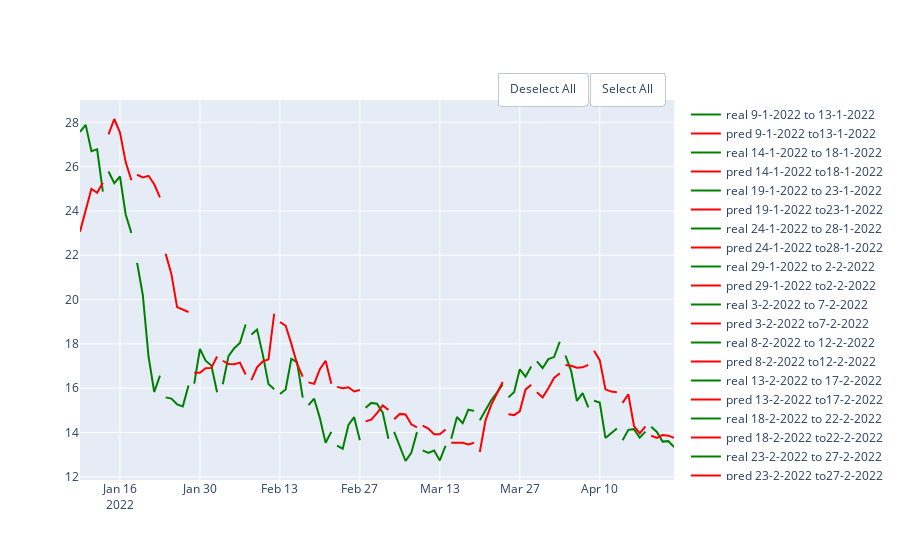

The code cell stored with this chart in its notebook:
### Code cell
rf_final = RandomForestRegressor(random_state=10,criterion='mse', max_depth=5, max_features='sqrt', n_estimators=10)
df = pd.DataFrame(columns = ['MAE', 'MSE','RMSE', 'R2'], index = ['final'])
show_results(df, df_link,'close',100,5, rf_final)

### Figure 1 — Plotly figure (JSON) as saved in the notebook; plotly's stock layout.template omitted (floating-point values rounded to 4 significant figures)
{"data": [{"line": {"color": "green"}, "mode": "lines", "name": "real 9-1-2022 to 13-1-2022", "type": "scatter", "x": ["2022-01-09T00:00:00", "2022-01-10T00:00:00", "2022-01-11T00:00:00", "2022-01-12T00:00:00", "2022-01-13T00:00:00"], "y": [27.57, 27.88, 26.69, 26.78, 24.87]}, {"line": {"color": "red"}, "mode": "lines", "name": "pred 9-1-2022 to13-1-2022", "type": "scatter", "x": ["2022-01-09T00:00:00", "2022-01-10T00:00:00", "2022-01-11T00:00:00", "2022-01-12T00:00:00", "2022-01-13T00:00:00"], "y": [23.06, 24.0, 25.0, 24.82, 25.27]}, {"line": {"color": "green"}, "mode": "lines", "name": "real 14-1-2022 to 18-1-2022", "type": "scatter", "x": ["2022-01-14T00:00:00", "2022-01-15T00:00:00", "2022-01-16T00:00:00", "2022-01-17T00:00:00", "2022-01-18T00:00:00"], "y": [25.78, 25.25, 25.55, 23.84, 23.0]}, {"line": {"color": "red"}, "mode": "lines", "name": "pred 14-1-2022 to18-1-2022", "type": "scatter", "x": ["2022-01-14T00:00:00", "2022-01-15T00:00:00", "2022-01-16T00:00:00", "2022-01-17T00:00:00", "2022-01-18T00:00:00"], "y": [27.45, 28.15, 27.53, 26.2, 25.39]}, {"line": {"color": "green"}, "mode": "lines", "name": "real 19-1-2022 to 23-1-2022", "type": "scatter", "x": ["2022-01-19T00:00:00", "2022-01-20T00:00:00", "2022-01-21T00:00:00", "2022-01-22T00:00:00", "2022-01-23T00:00:00"], "y": [21.65, 20.2, 17.43, 15.83, 16.57]}, {"line": {"color": "red"}, "mode": "lines", "name": "pred 19-1-2022 to23-1-2022", "type": "scatter", "x": ["2022-01-19T00:00:00", "2022-01-20T00:00:00", "2022-01-21T00:00:00", "2022-01-22T00:00:00", "2022-01-23T00:00:00"], "y": [25.63, 25.51, 25.59, 25.21, 24.61]}, {"line": {"color": "green"}, "mode": "lines", "name": "real 24-1-2022 to 28-1-2022", "type": "scatter", "x": ["2022-01-24T00:00:00", "2022-01-25T00:00:00", "2022-01-26T00:00:00", "2022-01-27T00:00:00", "2022-01-28T00:00:00"], "y": [15.58, 15.53, 15.27, 15.18, 16.12]}, {"line": {"color": "red"}, "mode": "lines", "name": "pred 24-1-2022 to28-1-2022", "type": "scatter", "x": ["2022-01-24T00:00:00", "2022-01-25T00:00:00", "2022-01-26T00:00:00", "2022-01-27T00:00:00", "2022-01-28T00:00:00"], "y": [22.07, 21.16, 19.66, 19.53, 19.44]}, {"line": {"color": "green"}, "mode": "lines", "name": "real 29-1-2022 to 2-2-2022", "type": "scatter", "x": ["2022-01-29T00:00:00", "2022-01-30T00:00:00", "2022-01-31T00:00:00", "2022-02-01T00:00:00", "2022-02-02T00:00:00"], "y": [16.21, 17.77, 17.24, 17.02, 15.82]}, {"line": {"color": "red"}, "mode": "lines", "name": "pred 29-1-2022 to2-2-2022", "type": "scatter", "x": ["2022-01-29T00:00:00", "2022-01-30T00:00:00", "2022-01-31T00:00:00", "2022-02-01T00:00:00", "2022-02-02T00:00:00"], "y": [16.69, 16.69, 16.9, 16.91, 17.43]}, {"line": {"color": "green"}, "mode": "lines", "name": "real 3-2-2022 to 7-2-2022", "type": "scatter", "x": ["2022-02-03T00:00:00", "2022-02-04T00:00:00", "2022-02-05T00:00:00", "2022-02-06T00:00:00", "2022-02-07T00:00:00"], "y": [16.18, 17.45, 17.8, 18.04, 18.88]}, {"line": {"color": "red"}, "mode": "lines", "name": "pred 3-2-2022 to7-2-2022", "type": "scatter", "x": ["2022-02-03T00:00:00", "2022-02-04T00:00:00", "2022-02-05T00:00:00", "2022-02-06T00:00:00", "2022-02-07T00:00:00"], "y": [17.24, 17.09, 17.08, 17.15, 16.62]}, {"line": {"color": "green"}, "mode": "lines", "name": "real 8-2-2022 to 12-2-2022", "type": "scatter", "x": ["2022-02-08T00:00:00", "2022-02-09T00:00:00", "2022-02-10T00:00:00", "2022-02-11T00:00:00", "2022-02-12T00:00:00"], "y": [18.43, 18.64, 17.53, 16.18, 15.95]}, {"line": {"color": "red"}, "mode": "lines", "name": "pred 8-2-2022 to12-2-2022", "type": "scatter", "x": ["2022-02-08T00:00:00", "2022-02-09T00:00:00", "2022-02-10T00:00:00", "2022-02-11T00:00:00", "2022-02-12T00:00:00"], "y": [16.36, 16.94, 17.21, 17.3, 19.36]}, {"line": {"color": "green"}, "mode": "lines", "name": "real 13-2-2022 to 17-2-2022", "type": "scatter", "x": ["2022-02-13T00:00:00", "2022-02-14T00:00:00", "2022-02-15T00:00:00", "2022-02-16T00:00:00", "2022-02-17T00:00:00"], "y": [15.74, 15.94, 17.32, 17.17, 15.57]}, {"line": {"color": "red"}, "mode": "lines", "name": "pred 13-2-2022 to17-2-2022", "type": "scatter", "x": ["2022-02-13T00:00:00", "2022-02-14T00:00:00", "2022-02-15T00:00:00", "2022-02-16T00:00:00", "2022-02-17T00:00:00"], "y": [18.99, 18.83, 18.01, 17.1, 16.52]}, {"line": {"color": "green"}, "mode": "lines", "name": "real 18-2-2022 to 22-2-2022", "type": "scatter", "x": ["2022-02-18T00:00:00", "2022-02-19T00:00:00", "2022-02-20T00:00:00", "2022-02-21T00:00:00", "2022-02-22T00:00:00"], "y": [15.23, 15.52, 14.65, 13.54, 14.03]}, {"line": {"color": "red"}, "mode": "lines", "name": "pred 18-2-2022 to22-2-2022", "type": "scatter", "x": ["2022-02-18T00:00:00", "2022-02-19T00:00:00", "2022-02-20T00:00:00", "2022-02-21T00:00:00", "2022-02-22T00:00:00"], "y": [16.26, 16.19, 16.86, 17.24, 16.2]}, {"line": {"color": "green"}, "mode": "lines", "name": "real 23-2-2022 to 27-2-2022", "type": "scatter", "x": ["2022-02-23T00:00:00", "2022-02-24T00:00:00", "2022-02-25T00:00:00", "2022-02-26T00:00:00", "2022-02-27T00:00:00"], "y": [13.41, 13.27, 14.34, 14.69, 13.65]}, {"line": {"color": "red"}, "mode": "lines", "name": "pred 23-2-2022 to27-2-2022", "type": "scatter", "x": ["2022-02-23T00:00:00", "2022-02-24T00:00:00", "2022-02-25T00:00:00", "2022-02-26T00:00:00", "2022-02-27T00:00:00"], "y": [16.06, 16.0, 16.04, 15.85, 15.91]}, {"line": {"color": "green"}, "mode": "lines", "name": "real 28-2-2022 to 4-3-2022", "type": "scatter", "x": ["2022-02-28T00:00:00", "2022-03-01T00:00:00", "2022-03-02T00:00:00", "2022-03-03T00:00:00", "2022-03-04T00:00:00"], "y": [15.12, 15.33, 15.29, 14.9, 13.71]}, {"line": {"color": "red"}, "mode": "lines", "name": "pred 28-2-2022 to4-3-2022", "type": "scatter", "x": ["2022-02-28T00:00:00", "2022-03-01T00:00:00", "2022-03-02T00:00:00", "2022-03-03T00:00:00", "2022-03-04T00:00:00"], "y": [14.5, 14.58, 14.87, 15.22, 15.02]}, {"line": {"color": "green"}, "mode": "lines", "name": "real 5-3-2022 to 9-3-2022", "type": "scatter", "x": ["2022-03-05T00:00:00", "2022-03-06T00:00:00", "2022-03-07T00:00:00", "2022-03-08T00:00:00", "2022-03-09T00:00:00"], "y": [14.02, 13.34, 12.71, 13.08, 14.02]}, {"line": {"color": "red"}, "mode": "lines", "name": "pred 5-3-2022 to9-3-2022", "type": "scatter", "x": ["2022-03-05T00:00:00", "2022-03-06T00:00:00", "2022-03-07T00:00:00", "2022-03-08T00:00:00", "2022-03-09T00:00:00"], "y": [14.6, 14.84, 14.81, 14.37, 14.23]}, {"line": {"color": "green"}, "mode": "lines", "name": "real 10-3-2022 to 14-3-2022", "type": "scatter", "x": ["2022-03-10T00:00:00", "2022-03-11T00:00:00", "2022-03-12T00:00:00", "2022-03-13T00:00:00", "2022-03-14T00:00:00"], "y": [13.2, 13.08, 13.19, 12.74, 13.4]}, {"line": {"color": "red"}, "mode": "lines", "name": "pred 10-3-2022 to14-3-2022", "type": "scatter", "x": ["2022-03-10T00:00:00", "2022-03-11T00:00:00", "2022-03-12T00:00:00", "2022-03-13T00:00:00", "2022-03-14T00:00:00"], "y": [14.31, 14.17, 13.92, 13.92, 14.14]}, {"line": {"color": "green"}, "mode": "lines", "name": "real 15-3-2022 to 19-3-2022", "type": "scatter", "x": ["2022-03-15T00:00:00", "2022-03-16T00:00:00", "2022-03-17T00:00:00", "2022-03-18T00:00:00", "2022-03-19T00:00:00"], "y": [13.71, 14.7, 14.42, 15.03, 14.98]}, {"line": {"color": "red"}, "mode": "lines", "name": "pred 15-3-2022 to19-3-2022", "type": "scatter", "x": ["2022-03-15T00:00:00", "2022-03-16T00:00:00", "2022-03-17T00:00:00", "2022-03-18T00:00:00", "2022-03-19T00:00:00"], "y": [13.53, 13.53, 13.53, 13.46, 13.53]}, {"line": {"color": "green"}, "mode": "lines", "name": "real 20-3-2022 to 24-3-2022", "type": "scatter", "x": ["2022-03-20T00:00:00", "2022-03-21T00:00:00", "2022-03-22T00:00:00", "2022-03-23T00:00:00", "2022-03-24T00:00:00"], "y": [14.55, 15.01, 15.45, 15.8, 16.17]}, {"line": {"color": "red"}, "mode": "lines", "name": "pred 20-3-2022 to24-3-2022", "type": "scatter", "x": ["2022-03-20T00:00:00", "2022-03-21T00:00:00", "2022-03-22T00:00:00", "2022-03-23T00:00:00", "2022-03-24T00:00:00"], "y": [13.12, 14.55, 15.25, 15.73, 16.28]}, {"line": {"color": "green"}, "mode": "lines", "name": "real 25-3-2022 to 29-3-2022", "type": "scatter", "x": ["2022-03-25T00:00:00", "2022-03-26T00:00:00", "2022-03-27T00:00:00", "2022-03-28T00:00:00", "2022-03-29T00:00:00"], "y": [15.58, 15.82, 16.85, 16.52, 16.97]}, {"line": {"color": "red"}, "mode": "lines", "name": "pred 25-3-2022 to29-3-2022", "type": "scatter", "x": ["2022-03-25T00:00:00", "2022-03-26T00:00:00", "2022-03-27T00:00:00", "2022-03-28T00:00:00", "2022-03-29T00:00:00"], "y": [14.83, 14.78, 14.96, 15.93, 16.15]}, {"line": {"color": "green"}, "mode": "lines", "name": "real 30-3-2022 to 3-4-2022", "type": "scatter", "x": ["2022-03-30T00:00:00", "2022-03-31T00:00:00", "2022-04-01T00:00:00", "2022-04-02T00:00:00", "2022-04-03T00:00:00"], "y": [17.21, 16.91, 17.31, 17.4, 18.09]}, {"line": {"color": "red"}, "mode": "lines", "name": "pred 30-3-2022 to3-4-2022", "type": "scatter", "x": ["2022-03-30T00:00:00", "2022-03-31T00:00:00", "2022-04-01T00:00:00", "2022-04-02T00:00:00", "2022-04-03T00:00:00"], "y": [15.82, 15.58, 16.0, 16.46, 16.68]}, {"line": {"color": "green"}, "mode": "lines", "name": "real 4-4-2022 to 8-4-2022", "type": "scatter", "x": ["2022-04-04T00:00:00", "2022-04-05T00:00:00", "2022-04-06T00:00:00", "2022-04-07T00:00:00", "2022-04-08T00:00:00"], "y": [17.47, 16.77, 15.43, 15.78, 15.14]}, {"line": {"color": "red"}, "mode": "lines", "name": "pred 4-4-2022 to8-4-2022", "type": "scatter", "x": ["2022-04-04T00:00:00", "2022-04-05T00:00:00", "2022-04-06T00:00:00", "2022-04-07T00:00:00", "2022-04-08T00:00:00"], "y": [17.05, 17.01, 16.92, 16.94, 17.05]}, {"line": {"color": "green"}, "mode": "lines", "name": "real 9-4-2022 to 13-4-2022", "type": "scatter", "x": ["2022-04-09T00:00:00", "2022-04-10T00:00:00", "2022-04-11T00:00:00", "2022-04-12T00:00:00", "2022-04-13T00:00:00"], "y": [15.43, 15.35, 13.75, 13.97, 14.18]}, {"line": {"color": "red"}, "mode": "lines", "name": "pred 9-4-2022 to13-4-2022", "type": "scatter", "x": ["2022-04-09T00:00:00", "2022-04-10T00:00:00", "2022-04-11T00:00:00", "2022-04-12T00:00:00", "2022-04-13T00:00:00"], "y": [17.69, 17.26, 15.95, 15.85, 15.82]}, {"line": {"color": "green"}, "mode": "lines", "name": "real 14-4-2022 to 18-4-2022", "type": "scatter", "x": ["2022-04-14T00:00:00", "2022-04-15T00:00:00", "2022-04-16T00:00:00", "2022-04-17T00:00:00", "2022-04-18T00:00:00"], "y": [13.65, 14.12, 14.15, 13.76, 14.04]}, {"line": {"color": "red"}, "mode": "lines", "name": "pred 14-4-2022 to18-4-2022", "type": "scatter", "x": ["2022-04-14T00:00:00", "2022-04-15T00:00:00", "2022-04-16T00:00:00", "2022-04-17T00:00:00", "2022-04-18T00:00:00"], "y": [15.34, 15.73, 14.29, 13.96, 14.28]}, {"line": {"color": "green"}, "mode": "lines", "name": "real 19-4-2022 to 23-4-2022", "type": "scatter", "x": ["2022-04-19T00:00:00", "2022-04-20T00:00:00", "2022-04-21T00:00:00", "2022-04-22T00:00:00", "2022-04-23T00:00:00"], "y": [14.26, 14.02, 13.59, 13.61, 13.34]}, {"line": {"color": "red"}, "mode": "lines", "name": "pred 19-4-2022 to23-4-2022", "type": "scatter", "x": ["2022-04-19T00:00:00", "2022-04-20T00:00:00", "2022-04-21T00:00:00", "2022-04-22T00:00:00", "2022-04-23T00:00:00"], "y": [13.85, 13.76, 13.88, 13.86, 13.76]}], "layout": {"updatemenus": [{"buttons": [{"args": ["visible", "legendonly"], "label": "Deselect All", "method": "restyle"}, {"args": ["visible", true], "label": "Select All", "method": "restyle"}], "direction": "left", "pad": {"r": 10, "t": 10}, "showactive": false, "type": "buttons", "x": 1, "xanchor": "right", "y": 1.1, "yanchor": "top"}]}}
